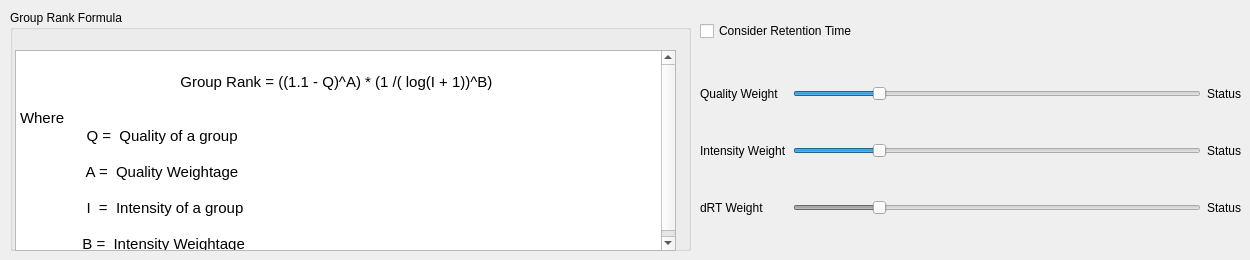
     <widget class="QWidget" name="tab_3">
      <attribute name="title">
       <string>Group Rank</string>
      </attribute>
      <widget class="QGroupBox" name="groupBox_5">
       <property name="geometry">
        <rect>
         <x>10</x>
         <y>10</y>
         <width>681</width>
         <height>241</height>
        </rect>
       </property>
       <property name="title">
        <string>Group Rank Formula</string>
       </property>
       <widget class="QTextBrowser" name="formulaWithRt">
        <property name="enabled">
         <bool>true</bool>
        </property>
        <property name="geometry">
         <rect>
          <x>5</x>
          <y>40</y>
          <width>661</width>
          <height>201</height>
         </rect>
        </property>
        <property name="html">
         <string>&lt;!DOCTYPE HTML PUBLIC &quot;-//W3C//DTD HTML 4.0//EN&quot; &quot;http://www.w3.org/TR/REC-html40/strict.dtd&quot;&gt;
&lt;html&gt;&lt;head&gt;&lt;meta name=&quot;qrichtext&quot; content=&quot;1&quot; /&gt;&lt;style type=&quot;text/css&quot;&gt;
p, li { white-space: pre-wrap; }
&lt;/style&gt;&lt;/head&gt;&lt;body style=&quot; font-family:'Ubuntu'; font-size:11pt; font-weight:400; font-style:normal;&quot;&gt;
&lt;p align=&quot;center&quot; style=&quot;-qt-paragraph-type:empty; margin-top:0px; margin-bottom:0px; margin-left:0px; margin-right:0px; -qt-block-indent:0; text-indent:0px;&quot;&gt;&lt;br /&gt;&lt;/p&gt;
&lt;p align=&quot;center&quot; style=&quot; margin-top:0px; margin-bottom:0px; margin-left:0px; margin-right:0px; -qt-block-indent:0; text-indent:0px;&quot;&gt;Group Rank = ((1.1 - Q)^A) * (1 /( log(I + 1))^B) * (dRT)^(2*C)&lt;/p&gt;
&lt;p align=&quot;center&quot; style=&quot;-qt-paragraph-type:empty; margin-top:0px; margin-bottom:0px; margin-left:0px; margin-right:0px; -qt-block-indent:0; text-indent:0px;&quot;&gt;&lt;br /&gt;&lt;/p&gt;
&lt;p style=&quot; margin-top:0px; margin-bottom:0px; margin-left:0px; margin-right:0px; -qt-block-indent:0; text-indent:0px;&quot;&gt;Where   &lt;/p&gt;
&lt;p style=&quot; margin-top:0px; margin-bottom:0px; margin-left:0px; margin-right:0px; -qt-block-indent:0; text-indent:0px;&quot;&gt;                Q =  Quality of a group &lt;/p&gt;
&lt;p style=&quot;-qt-paragraph-type:empty; margin-top:0px; margin-bottom:0px; margin-left:0px; margin-right:0px; -qt-block-indent:0; text-indent:0px;&quot;&gt;&lt;br /&gt;&lt;/p&gt;
&lt;p style=&quot; margin-top:0px; margin-bottom:0px; margin-left:0px; margin-right:0px; -qt-block-indent:0; text-indent:0px;&quot;&gt;                A =  Quality Weightage&lt;/p&gt;
&lt;p style=&quot;-qt-paragraph-type:empty; margin-top:0px; margin-bottom:0px; margin-left:0px; margin-right:0px; -qt-block-indent:0; text-indent:0px;&quot;&gt;&lt;br /&gt;&lt;/p&gt;
&lt;p style=&quot; margin-top:0px; margin-bottom:0px; margin-left:0px; margin-right:0px; -qt-block-indent:0; text-indent:0px;&quot;&gt;                I  =  Intensity of a group   &lt;/p&gt;
&lt;p style=&quot;-qt-paragraph-type:empty; margin-top:0px; margin-bottom:0px; margin-left:0px; margin-right:0px; -qt-block-indent:0; text-indent:0px;&quot;&gt;&lt;br /&gt;&lt;/p&gt;
&lt;p style=&quot; margin-top:0px; margin-bottom:0px; margin-left:0px; margin-right:0px; -qt-block-indent:0; text-indent:0px;&quot;&gt;               B =  Intensity Weightage&lt;/p&gt;
&lt;p style=&quot;-qt-paragraph-type:empty; margin-top:0px; margin-bottom:0px; margin-left:0px; margin-right:0px; -qt-block-indent:0; text-indent:0px;&quot;&gt;&lt;br /&gt;&lt;/p&gt;
&lt;p style=&quot; margin-top:0px; margin-bottom:0px; margin-left:0px; margin-right:0px; -qt-block-indent:0; text-indent:0px;&quot;&gt;               dRT = Difference between compound retention time and group mean retention time&lt;/p&gt;
&lt;p style=&quot;-qt-paragraph-type:empty; margin-top:0px; margin-bottom:0px; margin-left:0px; margin-right:0px; -qt-block-indent:0; text-indent:0px;&quot;&gt;&lt;br /&gt;&lt;/p&gt;
&lt;p style=&quot; margin-top:0px; margin-bottom:0px; margin-left:0px; margin-right:0px; -qt-block-indent:0; text-indent:0px;&quot;&gt;               C =  dRT Weightage&lt;/p&gt;&lt;/body&gt;&lt;/html&gt;</string>
        </property>
       </widget>
       <widget class="QTextBrowser" name="formulaWithoutRt">
        <property name="geometry">
         <rect>
          <x>5</x>
          <y>40</y>
          <width>661</width>
          <height>201</height>
         </rect>
        </property>
        <property name="html">
         <string>&lt;!DOCTYPE HTML PUBLIC &quot;-//W3C//DTD HTML 4.0//EN&quot; &quot;http://www.w3.org/TR/REC-html40/strict.dtd&quot;&gt;
&lt;html&gt;&lt;head&gt;&lt;meta name=&quot;qrichtext&quot; content=&quot;1&quot; /&gt;&lt;style type=&quot;text/css&quot;&gt;
p, li { white-space: pre-wrap; }
&lt;/style&gt;&lt;/head&gt;&lt;body style=&quot; font-family:'Ubuntu'; font-size:11pt; font-weight:400; font-style:normal;&quot;&gt;
&lt;p style=&quot;-qt-paragraph-type:empty; margin-top:0px; margin-bottom:0px; margin-left:0px; margin-right:0px; -qt-block-indent:0; text-indent:0px;&quot;&gt;&lt;br /&gt;&lt;/p&gt;
&lt;p align=&quot;center&quot; style=&quot; margin-top:0px; margin-bottom:0px; margin-left:0px; margin-right:0px; -qt-block-indent:0; text-indent:0px;&quot;&gt;Group Rank = ((1.1 - Q)^A) * (1 /( log(I + 1))^B) &lt;/p&gt;
&lt;p align=&quot;center&quot; style=&quot;-qt-paragraph-type:empty; margin-top:0px; margin-bottom:0px; margin-left:0px; margin-right:0px; -qt-block-indent:0; text-indent:0px;&quot;&gt;&lt;br /&gt;&lt;/p&gt;
&lt;p style=&quot; margin-top:0px; margin-bottom:0px; margin-left:0px; margin-right:0px; -qt-block-indent:0; text-indent:0px;&quot;&gt;Where   &lt;/p&gt;
&lt;p style=&quot; margin-top:0px; margin-bottom:0px; margin-left:0px; margin-right:0px; -qt-block-indent:0; text-indent:0px;&quot;&gt;                Q =  Quality of a group &lt;/p&gt;
&lt;p style=&quot;-qt-paragraph-type:empty; margin-top:0px; margin-bottom:0px; margin-left:0px; margin-right:0px; -qt-block-indent:0; text-indent:0px;&quot;&gt;&lt;br /&gt;&lt;/p&gt;
&lt;p style=&quot; margin-top:0px; margin-bottom:0px; margin-left:0px; margin-right:0px; -qt-block-indent:0; text-indent:0px;&quot;&gt;                A =  Quality Weightage&lt;/p&gt;
&lt;p style=&quot;-qt-paragraph-type:empty; margin-top:0px; margin-bottom:0px; margin-left:0px; margin-right:0px; -qt-block-indent:0; text-indent:0px;&quot;&gt;&lt;br /&gt;&lt;/p&gt;
&lt;p style=&quot; margin-top:0px; margin-bottom:0px; margin-left:0px; margin-right:0px; -qt-block-indent:0; text-indent:0px;&quot;&gt;                I  =  Intensity of a group   &lt;/p&gt;
&lt;p style=&quot;-qt-paragraph-type:empty; margin-top:0px; margin-bottom:0px; margin-left:0px; margin-right:0px; -qt-block-indent:0; text-indent:0px;&quot;&gt;&lt;br /&gt;&lt;/p&gt;
&lt;p style=&quot; margin-top:0px; margin-bottom:0px; margin-left:0px; margin-right:0px; -qt-block-indent:0; text-indent:0px;&quot;&gt;               B =  Intensity Weightage&lt;/p&gt;&lt;/body&gt;&lt;/html&gt;</string>
        </property>
       </widget>
      </widget>
      <widget class="QWidget" name="gridLayoutWidget">
       <property name="geometry">
        <rect>
         <x>700</x>
         <y>50</y>
         <width>541</width>
         <height>201</height>
        </rect>
       </property>
       <layout class="QGridLayout" name="gridLayout_14">
        <item row="1" column="1">
         <widget class="QSlider" name="intensityWeight">
          <property name="maximum">
           <number>50</number>
          </property>
          <property name="value">
           <number>10</number>
          </property>
          <property name="sliderPosition">
           <number>10</number>
          </property>
          <property name="orientation">
           <enum>Qt::Horizontal</enum>
          </property>
         </widget>
        </item>
        <item row="0" column="1">
         <widget class="QSlider" name="qualityWeight">
          <property name="maximum">
           <number>50</number>
          </property>
          <property name="value">
           <number>10</number>
          </property>
          <property name="sliderPosition">
           <number>10</number>
          </property>
          <property name="orientation">
           <enum>Qt::Horizontal</enum>
          </property>
         </widget>
        </item>
        <item row="1" column="2">
         <widget class="QLabel" name="intensityWeightStatus">
          <property name="text">
           <string>Status</string>
          </property>
         </widget>
        </item>
        <item row="0" column="0">
         <widget class="QLabel" name="label_32">
          <property name="text">
           <string>Quality Weight</string>
          </property>
         </widget>
        </item>
        <item row="2" column="1">
         <widget class="QSlider" name="deltaRTWeight">
          <property name="enabled">
           <bool>false</bool>
          </property>
          <property name="maximum">
           <number>50</number>
          </property>
          <property name="value">
           <number>10</number>
          </property>
          <property name="orientation">
           <enum>Qt::Horizontal</enum>
          </property>
         </widget>
        </item>
        <item row="2" column="2">
         <widget class="QLabel" name="deltaRTWeightStatus">
          <property name="text">
           <string>Status</string>
          </property>
         </widget>
        </item>
        <item row="0" column="2">
         <widget class="QLabel" name="qualityWeightStatus">
          <property name="text">
           <string>Status</string>
          </property>
         </widget>
        </item>
        <item row="2" column="0">
         <widget class="QLabel" name="label_drtWeight">
          <property name="text">
           <string>dRT Weight</string>
          </property>
         </widget>
        </item>
        <item row="1" column="0">
         <widget class="QLabel" name="label_33">
          <property name="text">
           <string>Intensity Weight</string>
          </property>
         </widget>
        </item>
       </layout>
      </widget>
      <widget class="QCheckBox" name="deltaRTCheck">
       <property name="enabled">
        <bool>true</bool>
       </property>
       <property name="geometry">
        <rect>
         <x>700</x>
         <y>20</y>
         <width>199</width>
         <height>22</height>
        </rect>
       </property>
       <property name="text">
        <string>Consider Retention Time</string>
       </property>
      </widget>
     </widget>
